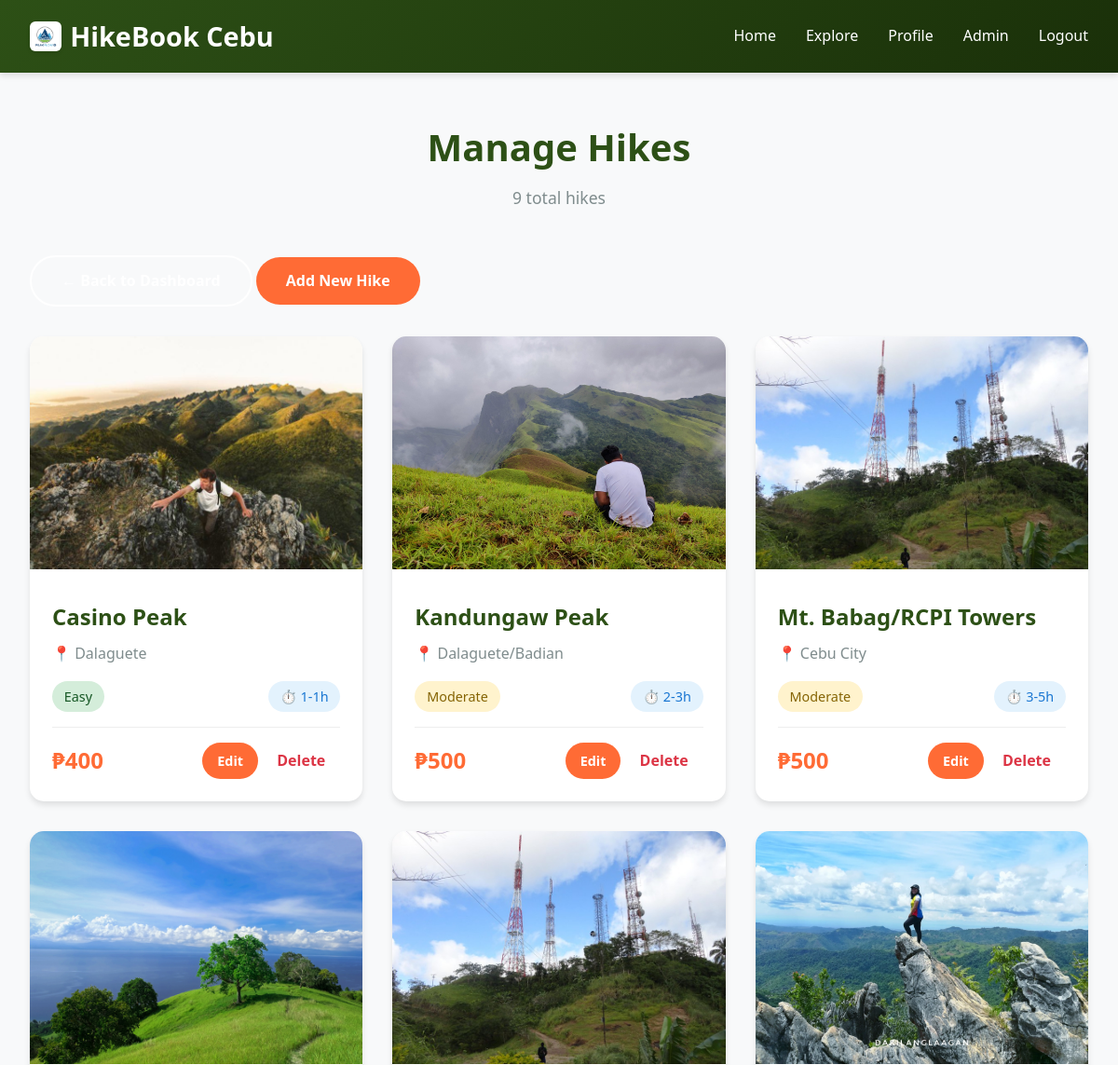
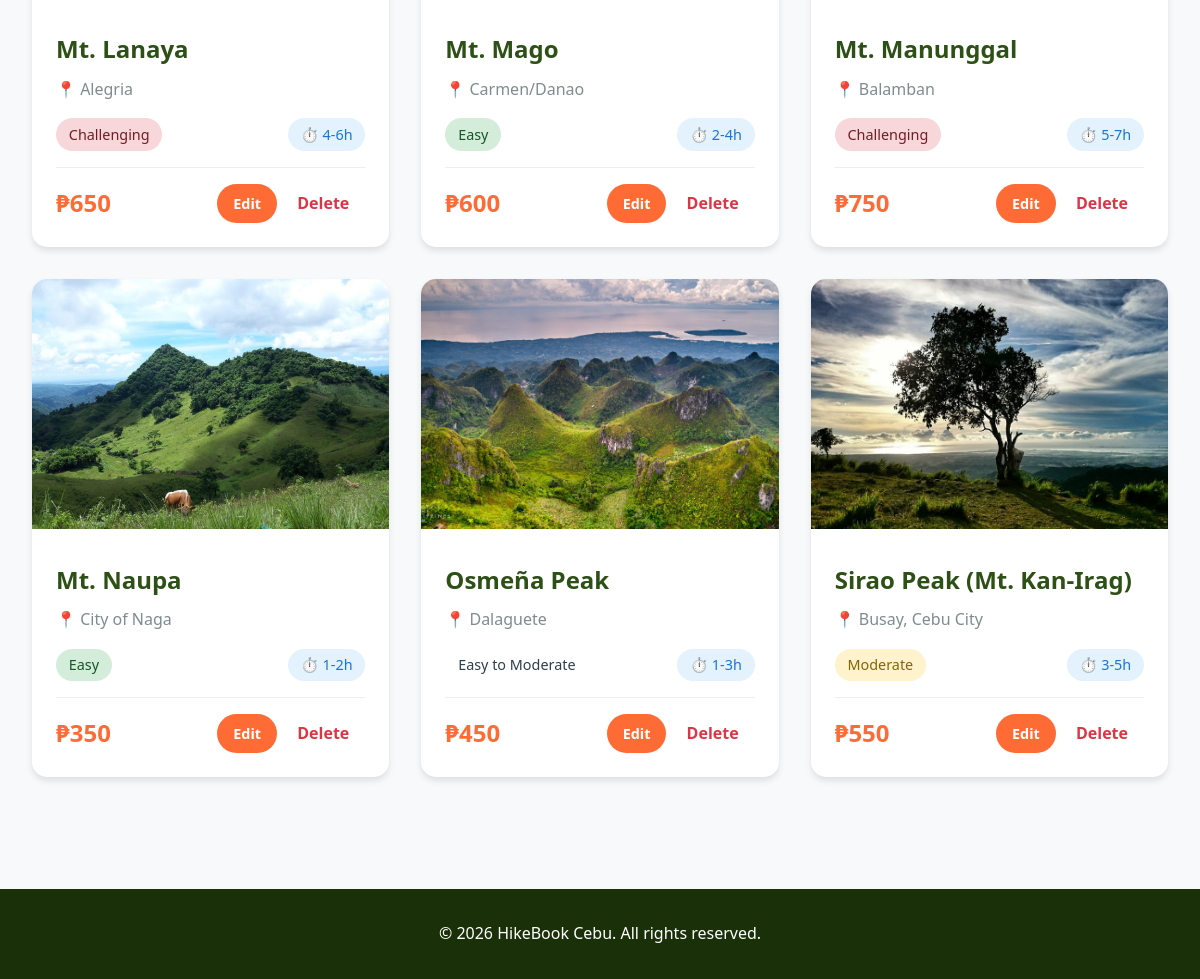
Page /admin/manage_hikes.php (signed in) on the committed database (2 pictures, top to bottom).
### tables this page shows
CREATE TABLE `hikes` (
  `id` int(11) NOT NULL,
  `slug` varchar(64) NOT NULL,
  `name` varchar(120) NOT NULL,
  `location` varchar(120) NOT NULL,
  `difficulty` varchar(64) NOT NULL,
  `duration_hours_min` int(11) NOT NULL,
  `duration_hours_max` int(11) NOT NULL,
  `price` int(11) NOT NULL,
  `description` text NOT NULL,
  `image_url` varchar(255) NOT NULL
);

### config.php (called while the page is built, shortened)
<?php
function sanitize($data) {
    return htmlspecialchars(trim($data), ENT_QUOTES, 'UTF-8');
}
?>

### admin/manage_hikes.php (the view, shortened to what this page needs)
<?php
require_once '../config.php';
$stmt = $pdo->query("SELECT * FROM hikes ORDER BY name ASC");
$hikes = $stmt->fetchAll();
?>
<!DOCTYPE html>
<html lang="en">
<head>
    <link rel="stylesheet" href="../css/styles.css">
</head>
<body>
    <nav class="navbar">
        <div class="nav-container">
            <a href="../index.php" class="logo">
                <img src="../images/logo.png" alt="HikeBook Cebu Logo">
                <?php echo SITE_NAME; ?>
            </a>
            <ul class="nav-links">
                <li><a href="../index.php">Home</a></li>
                <li><a href="../hikes.php">Explore</a></li>
                <li><a href="../profile.php">Profile</a></li>
                <li><a href="dashboard.php">Admin</a></li>
                <li><a href="../logout.php">Logout</a></li>
            </ul>
        </div>
    </nav>
    <div class="container">
        <div class="section-title">
            <h2>Manage Hikes</h2>
            <p><?php echo count($hikes); ?> total hikes</p>
        </div>
        <div style="margin-bottom: 2rem;">
            <a href="dashboard.php" class="btn btn-secondary">← Back to Dashboard</a>
            <a href="add_hike.php" class="btn btn-primary">Add New Hike</a>
        </div>
        <div class="hikes-grid">
            <?php foreach ($hikes as $hike): ?>
                <div class="hike-card">
                    <img src="../<?php echo sanitize($hike['image_url']); ?>" alt="<?php echo sanitize($hike['name']); ?>" class="hike-image">
                    <div class="hike-content">
                        <h3 class="hike-title"><?php echo sanitize($hike['name']); ?></h3>
                        <div class="hike-location">
                            📍 <?php echo sanitize($hike['location']); ?>
                        </div>
                        <div class="hike-meta">
                            <span class="meta-badge difficulty-<?php echo strtolower(str_replace(' ', '-', $hike['difficulty'])); ?>">
                                <?php echo sanitize($hike['difficulty']); ?>
                            </span>
                            <span class="meta-badge" style="background: #e3f2fd; color: #1976d2;">
                                ⏱️ <?php echo $hike['duration_hours_min']; ?>-<?php echo $hike['duration_hours_max']; ?>h
                            </span>
                        </div>
                        <div class="hike-footer">
                            <span class="price">₱<?php echo number_format($hike['price']); ?></span>
                            <div>
                                <a href="edit_hike.php?id=<?php echo $hike['id']; ?>" class="btn btn-primary" style="padding: 0.5rem 1rem; font-size: 0.9rem;">Edit</a>
                                <a href="?delete=<?php echo $hike['id']; ?>"
                                   onclick="return confirm('Are you sure you want to delete this hike?')"
                                   style="color: #dc3545; text-decoration: none; font-weight: 600; padding: 0.5rem 1rem;">
                                    Delete
                                </a>
                            </div>
                        </div>
                    </div>
                </div>
            <?php endforeach; ?>
        </div>
    </div>
    <footer class="footer">
        <p>&copy; <?php echo date('Y'); ?> <?php echo SITE_NAME; ?>. All rights reserved.</p>
    </footer>
</body>
</html>

### css/styles.css (style rules this page uses)
* { margin: 0; padding: 0; box-sizing: border-box; }
:root { --primary: #2d5016; --primary-light: #4a7c2c; --primary-dark: #1a3009; --secondary: #8b4513; --accent: #ff6b35; --text-dark: #2c3e50; --text-light: #7f8c8d; --bg-light: #f8f9fa; --white: #ffffff; --shadow: 0 4px 6px rgba(0, 0, 0, 0.1); --shadow-lg: 0 10px 25px rgba(0, 0, 0, 0.2); }
body { font-family: 'Segoe UI', Tahoma, Geneva, Verdana, sans-serif; line-height: 1.6; color: var(--text-dark); background-color: var(--bg-light); }
.navbar { background: linear-gradient(135deg, var(--primary) 0%, var(--primary-dark) 100%); padding: 1rem 0; box-shadow: var(--shadow); position: sticky; top: 0; z-index: 1000; }
.nav-container { max-width: 1200px; margin: 0 auto; padding: 0 2rem; display: flex; justify-content: space-between; align-items: center; }
.logo { font-size: 1.8rem; font-weight: bold; color: var(--white); text-decoration: none; display: flex; align-items: center; gap: 0.6rem; transition: transform 0.3s ease; }
.logo img { height: 32px; width: auto; object-fit: contain; transition: transform 0.3s ease; background: white; padding: 4px; border-radius: 6px; box-shadow: 0 2px 4px rgba(0, 0, 0, 0.1); }
.nav-links { display: flex; gap: 2rem; list-style: none; }
.nav-links a { color: var(--white); text-decoration: none; font-weight: 500; transition: color 0.3s; }
.btn { display: inline-block; padding: 0.8rem 2rem; border-radius: 50px; text-decoration: none; font-weight: 600; transition: all 0.3s; border: none; cursor: pointer; }
.btn-primary { background: var(--accent); color: var(--white); }
.btn-secondary { background: transparent; color: var(--white); border: 2px solid var(--white); }
.container { max-width: 1200px; margin: 0 auto; padding: 3rem 2rem; }
.section-title { text-align: center; margin-bottom: 3rem; }
.section-title h2 { font-size: 2.5rem; color: var(--primary); margin-bottom: 0.5rem; }
.section-title p { color: var(--text-light); font-size: 1.1rem; }
.hikes-grid { display: grid; grid-template-columns: repeat(auto-fill, minmax(350px, 1fr)); gap: 2rem; margin-top: 2rem; }
.hike-card { background: var(--white); border-radius: 15px; overflow: hidden; box-shadow: var(--shadow); transition: all 0.3s; }
.hike-image { width: 100%; height: 250px; object-fit: cover; }
.hike-content { padding: 1.5rem; }
.hike-title { font-size: 1.5rem; color: var(--primary); margin-bottom: 0.5rem; }
.hike-location { color: var(--text-light); margin-bottom: 1rem; display: flex; align-items: center; gap: 0.5rem; }
.hike-meta { display: flex; justify-content: space-between; margin-bottom: 1rem; flex-wrap: wrap; gap: 0.5rem; }
.meta-badge { padding: 0.3rem 0.8rem; border-radius: 20px; font-size: 0.9rem; font-weight: 500; }
.difficulty-easy { background: #d4edda; color: #155724; }
.difficulty-moderate { background: #fff3cd; color: #856404; }
.difficulty-challenging { background: #f8d7da; color: #721c24; }
.hike-footer { display: flex; justify-content: space-between; align-items: center; border-top: 1px solid #eee; padding-top: 1rem; }
.price { font-size: 1.5rem; color: var(--accent); font-weight: bold; }
.footer { background: var(--primary-dark); color: var(--white); text-align: center; padding: 2rem; margin-top: 4rem; }

### rows in the picture
hikes: image_url (picture), name "Casino Peak", location "Dalaguete", difficulty "Easy", duration_hours_min "1", duration_hours_max "1", price "400"
hikes: image_url (picture), name "Kandungaw Peak", location "Dalaguete/Badian", difficulty "Moderate", duration_hours_min "2", duration_hours_max "3", price "500"
hikes: image_url (picture), name "Mt. Babag/RCPI Towers", location "Cebu City", difficulty "Moderate", duration_hours_min "3", duration_hours_max "5", price "500"
hikes: image_url (picture), name "Mt. Lanaya", location "Alegria", difficulty "Challenging", duration_hours_min "4", duration_hours_max "6", price "650"
hikes: image_url (picture), name "Mt. Mago", location "Carmen/Danao", difficulty "Easy", duration_hours_min "2", duration_hours_max "4", price "600"
hikes: image_url (picture), name "Mt. Manunggal", location "Balamban", difficulty "Challenging", duration_hours_min "5", duration_hours_max "7", price "750"
hikes: image_url (picture), name "Mt. Naupa", location "City of Naga", difficulty "Easy", duration_hours_min "1", duration_hours_max "2", price "350"
hikes: image_url (picture), name "Osmeña Peak", location "Dalaguete", difficulty "Easy to Moderate", duration_hours_min "1", duration_hours_max "3", price "450"
hikes: image_url (picture), name "Sirao Peak (Mt. Kan-Irag)", location "Busay, Cebu City", difficulty "Moderate", duration_hours_min "3", duration_hours_max "5", price "550"

### other values in the picture
SITE_NAME "HikeBook Cebu"
count($hikes) "9"
